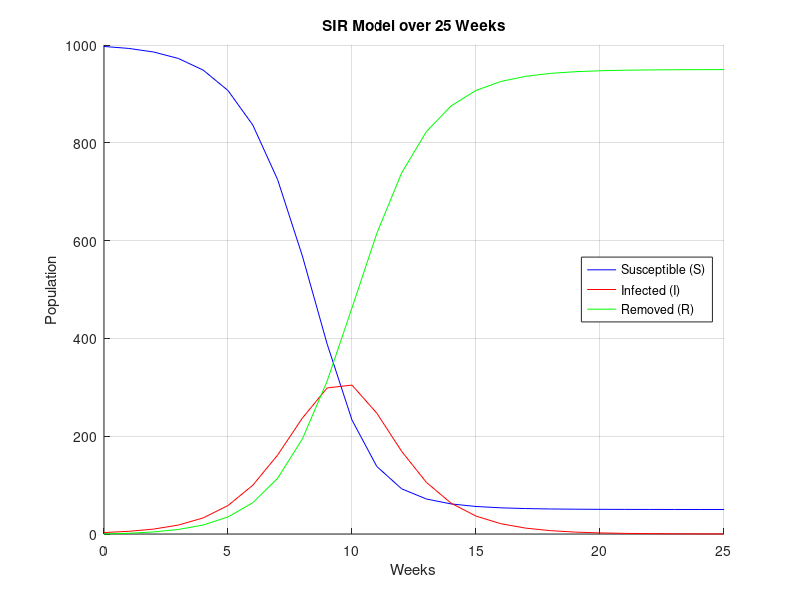

Source code (MATLAB): (Note: this script raises an error after producing the figure.)
# Command to Clear Command History
history -c

# Command to Clear Workspace with all Variables and Loaded Packages
clear all

# Command to Clear Command Window
clc

######################################
### Question 01 - Part a to Part e ###
######################################

# Define Parameters
N = 1000;              % Size of Population
Alpha = (4/(3 * 997)); % Approximately 0.001 (Infection Rate)
Gamma = 0.5;           % Removal Rate

# Variable Declarations
weeks = 25;            % Total Period Of Time
S = zeros(1, weeks+1); % Susceptible Population
I = zeros(1, weeks+1); % Infected Population
R = zeros(1, weeks+1); % Removed Population

# Initial values
S(1) = 997; % Suspectible Count
I(1) = 3;   % Infected Count
R(1) = 0;   % Removed Count

# SIR Model Loop To Calculate Values For 30 Weeks
for n = 1:weeks
    S(n+1) = S(n) - (Alpha * S(n) * I(n));
    I(n+1) = I(n) + (Alpha * S(n) * I(n)) - (Gamma * I(n));
    R(n+1) = R(n) + (Gamma * I(n));
end
S;
I;
R;

# Plotting the Results
n = 0:weeks; % Weeks Array For Plot X Axis
figure(1);
hold on;
plot(n, S, '-b');
plot(n, I, '-r');
plot(n, R, '-g');
title('SIR Model over 25 Weeks');
xlabel('Weeks');
ylabel('Population');
legend('Susceptible (S)', 'Infected (I)', 'Removed (R)', 'Location', 'east');
grid on;
hold off;

# Find Some Values From The Graph
I(11) % Max Infected Population
S(31) % Count Of Students Which are not infected the Virus After 30 Weeks
